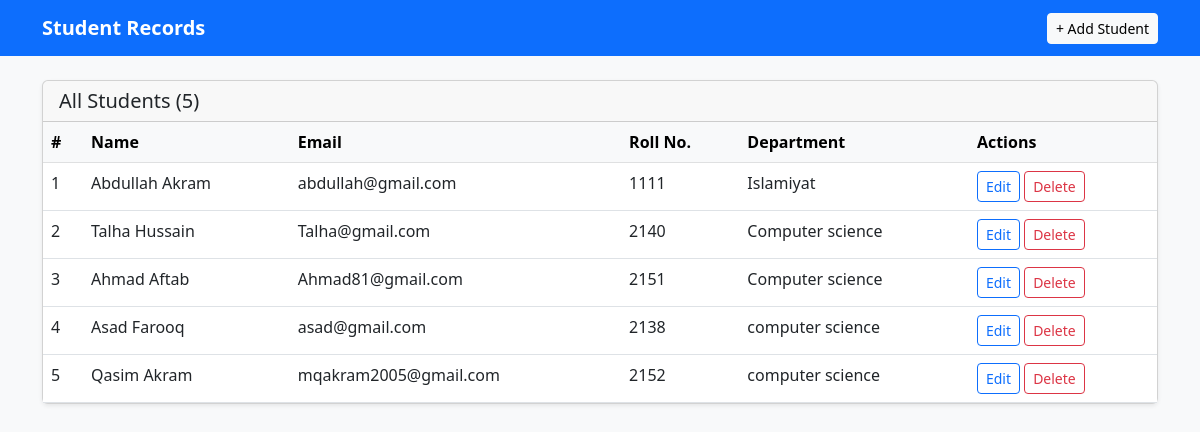
Before: / with the older database file.
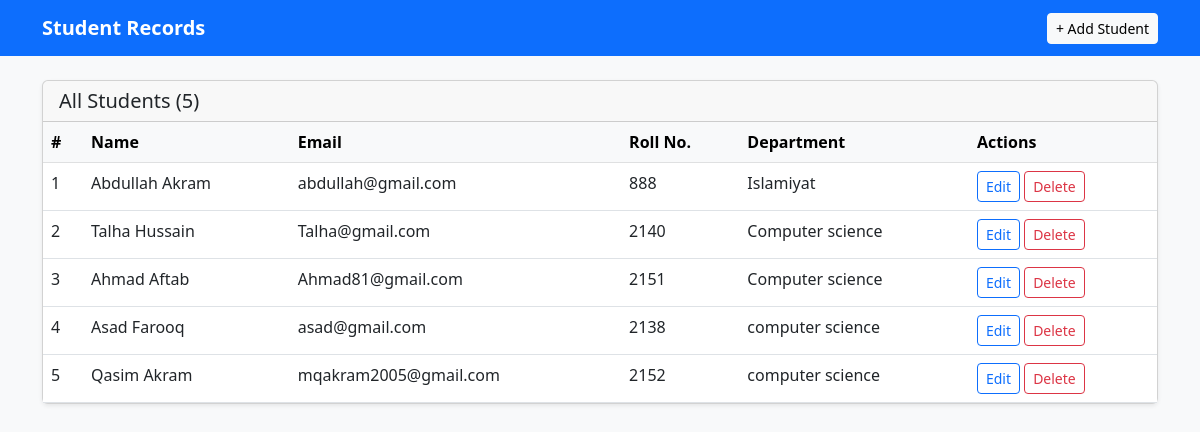
After: the same page with the newer database file.
### students/models.py (models this page shows, shortened)
class Student(models.Model):
    name = models.CharField(max_length=100)
    email = models.EmailField(unique=True)
    roll_number = models.CharField(max_length=20, unique=True)
    department = models.CharField(max_length=100)
    created_at = models.DateTimeField(auto_now_add=True)

### students/views.py (the view)
# urls.py: path('', views.student_list, name='student_list'),
def student_list(request):
    students = Student.objects.all().order_by('-created_at')
    return render(request, 'students/list.html', {'students': students})

### students/templates/students/list.html
{% extends 'students/base.html' %}
{% block content %}
<div class="card shadow-sm">
    <div class="card-header d-flex justify-content-between align-items-center">
        <h5 class="mb-0">All Students ({{ students.count }})</h5>
    </div>
    <div class="card-body p-0">
        {% if students %}
        <table class="table table-hover mb-0">
            <thead class="table-light">
                <tr>
                    <th>#</th>
                    <th>Name</th>
                    <th>Email</th>
                    <th>Roll No.</th>
                    <th>Department</th>
                    <th>Actions</th>
                </tr>
            </thead>
            <tbody>
                {% for student in students %}
                <tr>
                    <td>{{ forloop.counter }}</td>
                    <td>{{ student.name }}</td>
                    <td>{{ student.email }}</td>
                    <td>{{ student.roll_number }}</td>
                    <td>{{ student.department }}</td>
                    <td>
                        <a href="/edit/{{ student.pk }}/" class="btn btn-sm btn-outline-primary">Edit</a>
                        <a href="/delete/{{ student.pk }}/" class="btn btn-sm btn-outline-danger">Delete</a>
                    </td>
                </tr>
                {% endfor %}
            </tbody>
        </table>
        {% else %}
        <div class="text-center py-5 text-muted">
            <p>No students yet. <a href="/add/">Add one!</a></p>
        </div>
        {% endif %}
    </div>
</div>
{% endblock %}

Changed rows visible on the page:
changed Student "Abdullah Akram": roll_number "1111" → "888"
